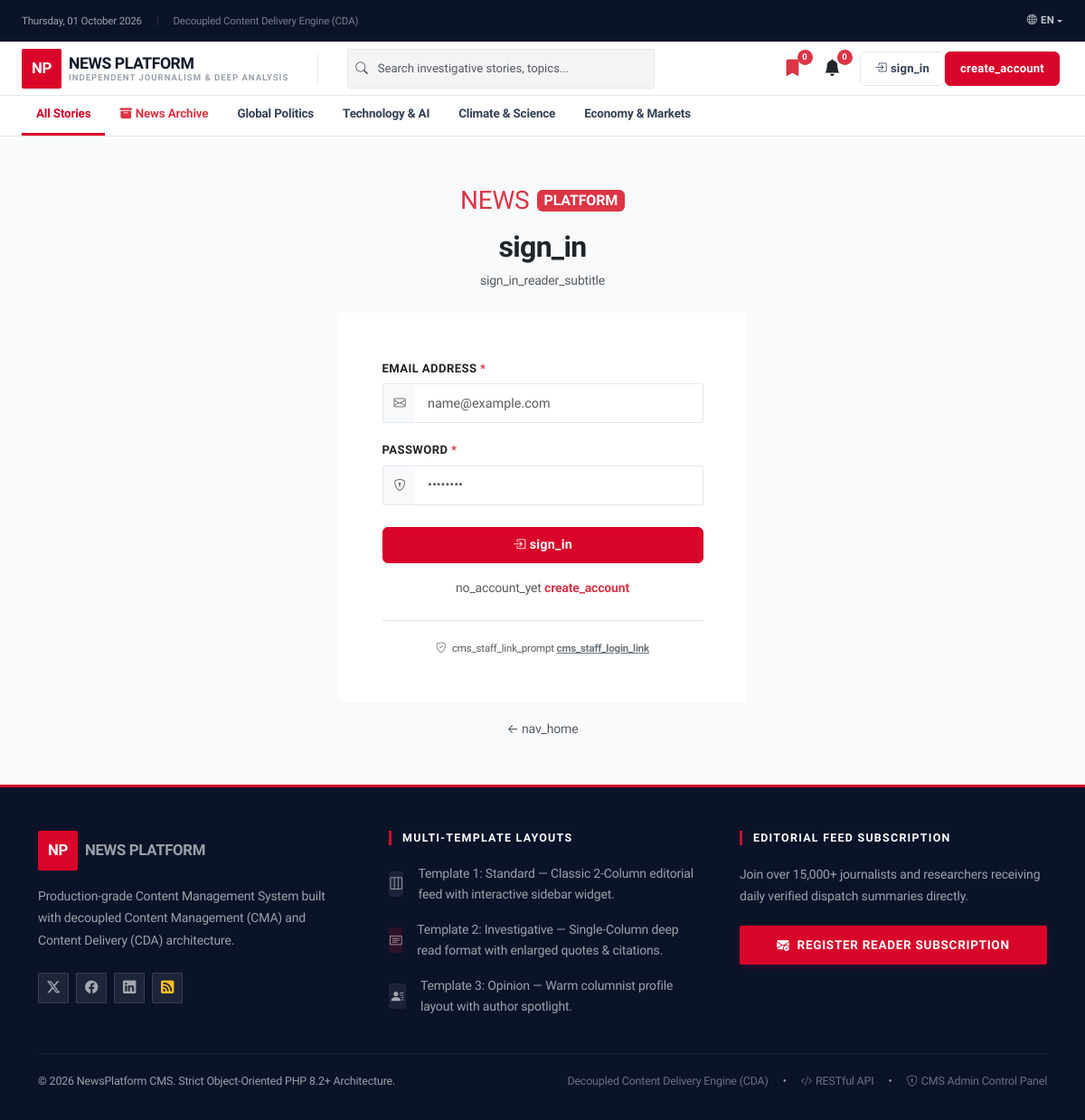
The page /login.php on the database its author committed.
### tables this page shows
CREATE TABLE IF NOT EXISTS `categories` (
  `id` INT AUTO_INCREMENT PRIMARY KEY,
  `name` VARCHAR(100) NOT NULL,
  `slug` VARCHAR(100) NOT NULL UNIQUE,
  `description` VARCHAR(255) NULL,
  `created_at` DATETIME NOT NULL DEFAULT CURRENT_TIMESTAMP
);

### templates/layouts/header-public.php (the view, shortened to what the rows shown need)
<?php
require_once __DIR__ . '/../../src/Core/helpers.php';
$currentLang = $_SESSION['lang'] ?? 'en';
?>
<!DOCTYPE html>
<html lang="<?= e($currentLang) ?>">
<head>
    <link href="https://cdn.jsdelivr.net/npm/bootstrap@5.3.2/dist/css/bootstrap.min.css" rel="stylesheet">
    <link rel="stylesheet" href="https://cdn.jsdelivr.net/npm/bootstrap-icons@1.11.1/font/bootstrap-icons.css">
    <link rel="stylesheet" href="<?= url('assets/css/style.css') ?>">
</head>
<body class="d-flex flex-column min-vh-100">
    <div class="nav-category-toolbar" style="background:#fff; border-bottom:1px solid #e5e7eb;">
        <div class="container-fluid px-3 px-md-4">
            <div class="nav-category-scroll">
                <a href="<?= url('index.php') ?>"
                    class="nav-category-link <?= empty($activeCategoryId) && basename($_SERVER['PHP_SELF']) !== 'archive.php' ? 'active' : '' ?>">
                    <?= __('all_stories') ?>
                </a>
                <a href="<?= url('archive.php') ?>"
                    class="nav-category-link fw-bold text-danger <?= basename($_SERVER['PHP_SELF']) === 'archive.php' ? 'active' : '' ?>">
                    <i class="bi bi-archive-fill me-1"></i><?= __('nav_archive') ?>
                </a>
                <?php
                $catNavDb = \App\Core\Database::getInstance();
                $catNavList = $catNavDb->fetchAll("SELECT * FROM categories ORDER BY name ASC");
                foreach ($catNavList as $cItem) {
                    ?>
                    <a href="<?= url('index.php?category=' . $cItem['id']) ?>"
                        class="nav-category-link <?= (isset($activeCategoryId) && (int) $activeCategoryId === (int) $cItem['id']) ? 'active' : '' ?>">
                        <?= e(cat_name($cItem['name'])) ?>
                    </a>
                <?php } ?>
            </div>
        </div>
    </div>
    <main class="flex-grow-1" style="background:#f9f9f9;">

### rows shown on the page
categories: name "Global Politics"
categories: name "Technology & AI"
categories: name "Climate & Science"
categories: name "Economy & Markets"

### other values the page prints
__('cda_badge') "Decoupled Content Delivery Engine (CDA)"
__('site_title') "NEWS PLATFORM"
__('site_tagline') "INDEPENDENT JOURNALISM & DEEP ANALYSIS"
__('sign_in') "sign_in"
__('create_account') "create_account"
__('all_stories') "All Stories"
__('nav_archive') "News Archive"
__('sign_in_reader_subtitle') "sign_in_reader_subtitle"
__('email_address') "EMAIL ADDRESS"
__('password_label') "PASSWORD"
__('no_account_yet') "no_account_yet"
__('cms_staff_link_prompt') "cms_staff_link_prompt"
__('cms_staff_login_link') "cms_staff_login_link"
__('nav_home') "nav_home"
__('footer_desc') "Production-grade Content Management System built with decoupled Content Management (CMA) and Content Delivery (CDA) architecture."
